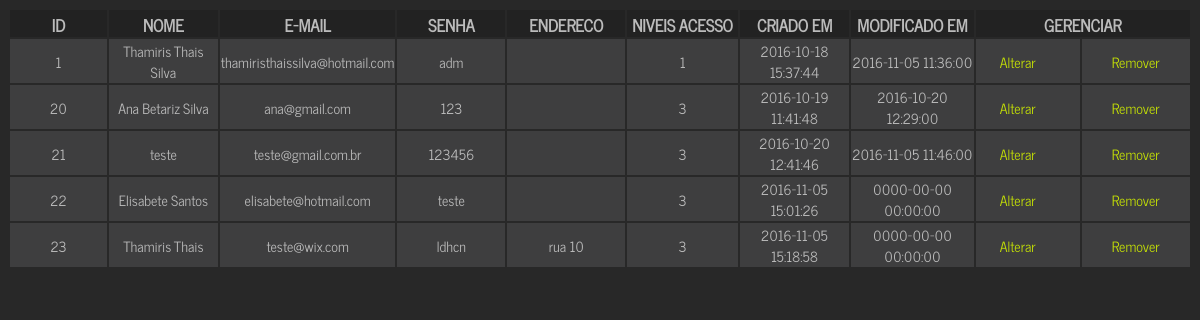
Screenshot of /01administrador/clientes.php (signed in) with the database file from the repository.
### tables this page shows
CREATE TABLE `usuarios` (
  `id` int(11) NOT NULL,
  `nome` varchar(220) NOT NULL,
  `email` varchar(520) NOT NULL,
  `senha` varchar(50) NOT NULL,
  `niveis_acesso_id` int(11) NOT NULL,
  `created` datetime NOT NULL,
  `modified` datetime NOT NULL,
  `endereco` varchar(90) NOT NULL
);

### 01administrador/clientes.php (the view, shortened to what this page needs)
<!DOCTYPE html>
<html lang = "pt-br">
<head>
 <link href="css/style2.css" rel="stylesheet" type="text/css" />
  <link href="http://localhost/Sites/bagull_fotografia/css/colour.css" rel="stylesheet" type="text/css" /><script type="text/javascript" src="js/modernizr-1.5.min.js"></script>
</head>
<body>
	<form method = "POST" action = "excluir.php">
		<?php
			include('conexao.php');
			echo'<table id = "alter">';
				echo'<tr class = "cabecalho">';
					echo'<th><b>ID</b></th>';
					echo'<th><b>NOME</b</th>';
					echo'<th><b>E-MAIL</b</th>';
					echo'<th><b>SENHA</b</th>';
					echo'<th><b>ENDERECO</b</th>';
					echo'<th><b>NIVEIS ACESSO</b</th>';
					echo'<th><b>CRIADO EM</b</th>';
					echo'<th><b>MODIFICADO EM</b</th>';
					echo'<th colspan = "2"><b>GERENCIAR</b</th>';
				echo'</tr>';
				$result = "SELECT * FROM usuarios ";
				$query = mysqli_query($conn,$result);
				while($registro = mysqli_fetch_array($query))
				{
				echo'<tr class = "celulas">';
					echo'<td>' . $registro['id'] . '</td>';
					echo'<td>' . $registro['nome'] . '</td>';
					echo'<td>' . $registro['email'] . '</td>';
					echo'<td>' . $registro['senha'] . '</td>';
					echo'<td>' . $registro['endereco'] . '</td>';
					echo'<td>' . $registro['niveis_acesso_id'] . '</td>';
					echo'<td>' . $registro['created'] . '</td>';
					echo'<td>' . $registro['modified'] . '</td>';
					echo '<td><a href=\'alterar.php?id='.$registro['id'].'\'>Alterar &nbsp &nbsp &nbsp </a></td>';
					echo '<td><a href="javascript:func()" onclick="confirmacao('.$registro['id'].')">Remover</a></td>';
				echo'</tr>';
				}
			echo"</table>";
		?>
	</form>
</body>
</html>

### 01administrador/css/style2.css (style rules this page uses)
body { font: normal .80em arial, sans-serif; }
a, a:hover { outline: none; text-decoration: none; }
table#alter tr.cabecalho th { background:#222; width:140px; height:25px; text-align:center; font: 130% 'News Cycle', arial, sans-serif; }
table#alter tr.celulas td { background:#3e3e3f; width:140px; height:25px; text-align:center; font: 110% 'News Cycle', arial, sans-serif; position:center; }

### css/colour.css (style rules this page uses)
body { background: #282828 url(../images/2.png); color: #BBB; }
a, a:hover { color: #C5E105; }

### rows the page displays
usuarios: id "1", nome "Thamiris Thais Silva", email "thamiristhaissilva@hotmail.com", senha "adm", niveis_acesso "1", created "2016-10-18 15:37:44", modified "2016-11-05 11:36:00"
usuarios: id "20", nome "Ana Betariz Silva", email "ana@gmail.com", senha "123", niveis_acesso "3", created "2016-10-19 11:41:48", modified "2016-10-20 12:29:00"
usuarios: id "21", nome "teste", email "teste@gmail.com.br", senha "123456", niveis_acesso "3", created "2016-10-20 12:41:46", modified "2016-11-05 11:46:00"
usuarios: id "22", nome "Elisabete Santos", email "elisabete@hotmail.com", senha "teste", niveis_acesso "3", created "2016-11-05 15:01:26", modified "0000-00-00 00:00:00"
usuarios: id "23", nome "Thamiris Thais", email "teste@wix.com", senha "ldhcn", endereco "rua 10", niveis_acesso "3", created "2016-11-05 15:18:58", modified "0000-00-00 00:00:00"
